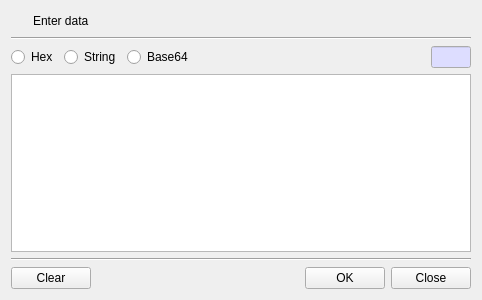
<?xml version="1.0" encoding="UTF-8"?>
<ui version="4.0">
 <class>DataInputDlg</class>
 <widget class="QDialog" name="DataInputDlg">
  <property name="geometry">
   <rect>
    <x>0</x>
    <y>0</y>
    <width>478</width>
    <height>300</height>
   </rect>
  </property>
  <property name="windowTitle">
   <string>Data Input Window</string>
  </property>
  <layout class="QVBoxLayout" name="verticalLayout">
   <item>
    <layout class="QGridLayout" name="gridLayout_3">
     <property name="topMargin">
      <number>0</number>
     </property>
     <item row="0" column="0">
      <widget class="QPushButton" name="pushButton_3">
       <property name="maximumSize">
        <size>
         <width>16</width>
         <height>16</height>
        </size>
       </property>
       <property name="text">
        <string/>
       </property>
       <property name="icon">
        <iconset resource="bereditor.qrc">
         <normaloff>:/images/info.png</normaloff>:/images/info.png</iconset>
       </property>
       <property name="flat">
        <bool>true</bool>
       </property>
      </widget>
     </item>
     <item row="0" column="1">
      <widget class="QLabel" name="mHeadLabel">
       <property name="text">
        <string>Enter data</string>
       </property>
      </widget>
     </item>
     <item row="0" column="2">
      <spacer name="horizontalSpacer_3">
       <property name="orientation">
        <enum>Qt::Horizontal</enum>
       </property>
       <property name="sizeHint" stdset="0">
        <size>
         <width>40</width>
         <height>20</height>
        </size>
       </property>
      </spacer>
     </item>
    </layout>
   </item>
   <item>
    <widget class="Line" name="line_2">
     <property name="orientation">
      <enum>Qt::Horizontal</enum>
     </property>
    </widget>
   </item>
   <item>
    <layout class="QGridLayout" name="gridLayout_2">
     <item row="0" column="4">
      <widget class="QLineEdit" name="mDataLenText">
       <property name="minimumSize">
        <size>
         <width>40</width>
         <height>0</height>
        </size>
       </property>
       <property name="maximumSize">
        <size>
         <width>40</width>
         <height>16777215</height>
        </size>
       </property>
       <property name="palette">
        <palette>
         <active>
          <colorrole role="Base">
           <brush brushstyle="SolidPattern">
            <color alpha="255">
             <red>221</red>
             <green>221</green>
             <blue>255</blue>
            </color>
           </brush>
          </colorrole>
         </active>
         <inactive>
          <colorrole role="Base">
           <brush brushstyle="SolidPattern">
            <color alpha="255">
             <red>221</red>
             <green>221</green>
             <blue>255</blue>
            </color>
           </brush>
          </colorrole>
         </inactive>
         <disabled/>
        </palette>
       </property>
       <property name="readOnly">
        <bool>true</bool>
       </property>
      </widget>
     </item>
     <item row="0" column="2">
      <widget class="QRadioButton" name="mBase64Check">
       <property name="text">
        <string>Base64</string>
       </property>
      </widget>
     </item>
     <item row="0" column="1">
      <widget class="QRadioButton" name="mStringCheck">
       <property name="text">
        <string>String</string>
       </property>
      </widget>
     </item>
     <item row="0" column="0">
      <widget class="QRadioButton" name="mHexCheck">
       <property name="text">
        <string>Hex</string>
       </property>
      </widget>
     </item>
     <item row="0" column="3">
      <spacer name="horizontalSpacer_2">
       <property name="orientation">
        <enum>Qt::Horizontal</enum>
       </property>
       <property name="sizeHint" stdset="0">
        <size>
         <width>40</width>
         <height>20</height>
        </size>
       </property>
      </spacer>
     </item>
    </layout>
   </item>
   <item>
    <widget class="QPlainTextEdit" name="mDataText">
     <property name="minimumSize">
      <size>
       <width>460</width>
       <height>0</height>
      </size>
     </property>
     <property name="acceptDrops">
      <bool>true</bool>
     </property>
    </widget>
   </item>
   <item>
    <widget class="Line" name="line">
     <property name="orientation">
      <enum>Qt::Horizontal</enum>
     </property>
    </widget>
   </item>
   <item>
    <layout class="QGridLayout" name="gridLayout">
     <item row="0" column="2">
      <widget class="QPushButton" name="mOKBtn">
       <property name="text">
        <string>OK</string>
       </property>
      </widget>
     </item>
     <item row="0" column="3">
      <widget class="QPushButton" name="mCloseBtn">
       <property name="text">
        <string>Close</string>
       </property>
      </widget>
     </item>
     <item row="0" column="1">
      <spacer name="horizontalSpacer">
       <property name="orientation">
        <enum>Qt::Horizontal</enum>
       </property>
       <property name="sizeHint" stdset="0">
        <size>
         <width>40</width>
         <height>20</height>
        </size>
       </property>
      </spacer>
     </item>
     <item row="0" column="0">
      <widget class="QPushButton" name="mClearBtn">
       <property name="text">
        <string>Clear</string>
       </property>
      </widget>
     </item>
    </layout>
   </item>
  </layout>
 </widget>
 <resources>
  <include location="bereditor.qrc"/>
 </resources>
 <connections/>
</ui>
